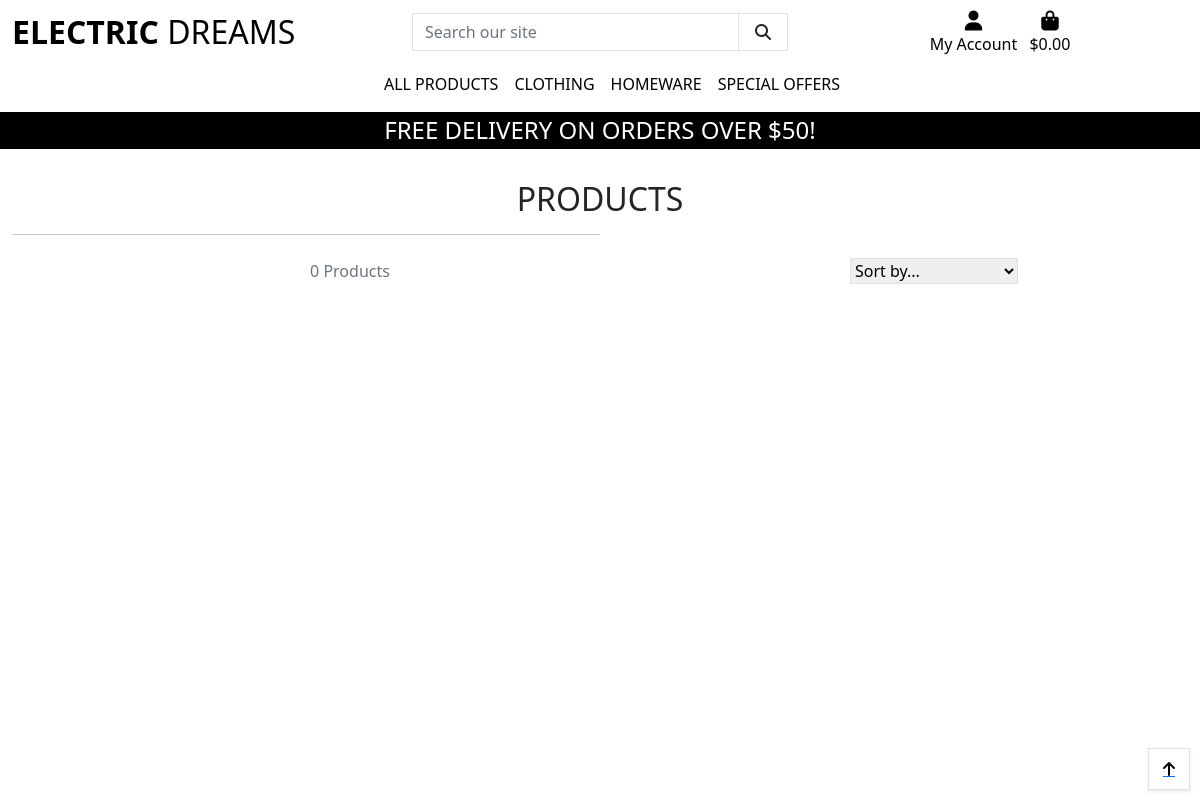
/products/?category=posters, run on an earlier commit of the app's database.
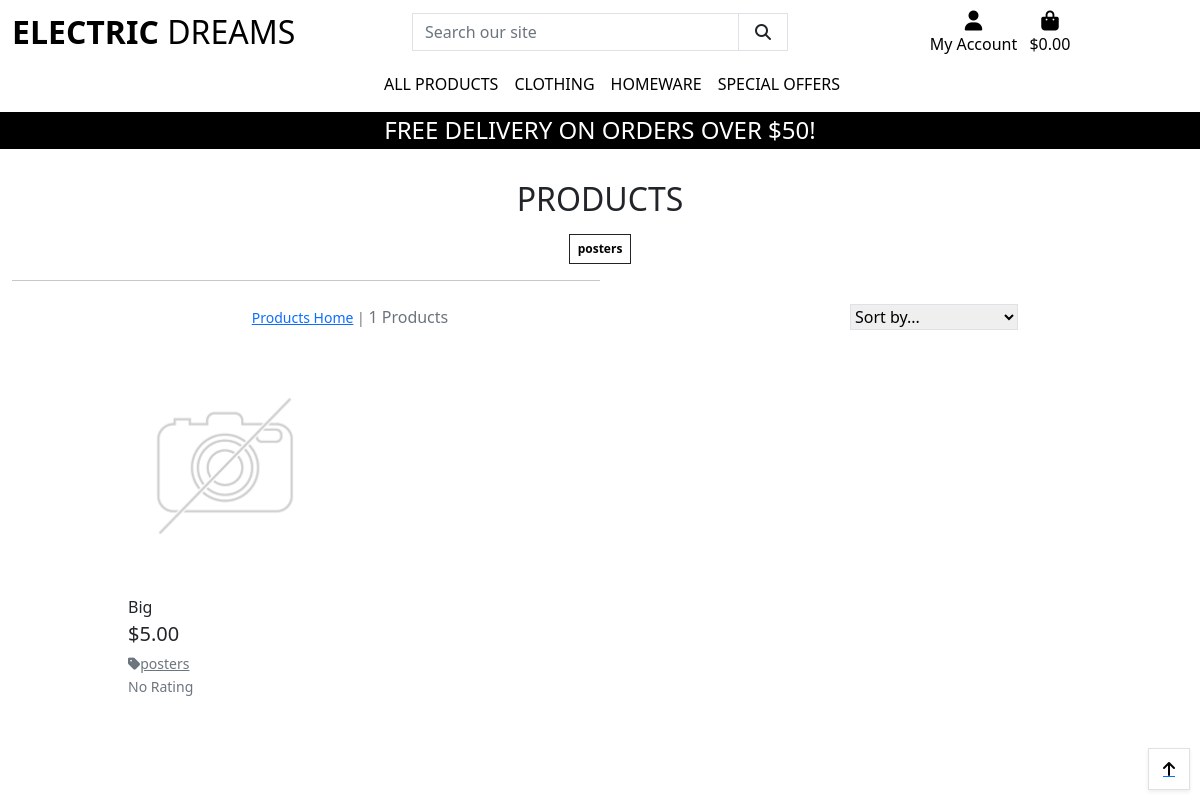
And on a later commit of the database.
### products/models.py (models this page shows, shortened)
class Category(models.Model):
    class Meta:
        verbose_name_plural = 'Categories'
    name = models.CharField(max_length=254)
    friendly_name = models.CharField(max_length=254, null=True, blank=True)

class Product(models.Model):
    category = models.ForeignKey('Category', null=True, blank=True, on_delete=models.SET_NULL)
    sku = models.CharField(max_length=254, null=True, blank=True)
    name = models.CharField(max_length=254)
    description = models.TextField()
    has_sizes = models.BooleanField(default=False, null=True, blank=True)
    price = models.DecimalField(max_digits=6, decimal_places=2)
    rating = models.DecimalField(max_digits=6, decimal_places=2, null=True, blank=True)
    image_url = models.URLField(max_length=1024, null=True, blank=True)
    image = models.ImageField(null=True, blank=True)

### products/views.py (the view, shortened to what this page needs)
# urls.py: path('', views.all_products, name='products')
def all_products(request):
    products = Product.objects.all()
    query = None
    categories = None
    sort = None
    direction = None
    if request.GET:
        if 'category' in request.GET:
            categories = request.GET['category'].split(',')
            products = products.filter(category__name__in=categories)
            categories = Category.objects.filter(name__in=categories)
    current_sorting = f'{sort}_{direction}'
    context = {
        'products': products,
        'search_term': query,
        'current_categories': categories,
        'current_sorting': current_sorting,
    }
    return render(request, 'products/products.html', context)

### bag/contexts.py (called while the page is built, shortened)
def bag_contents(request):
    bag_items = []
    total = 0
    product_count = 0
    bag = request.session.get('bag', {})
    if total < settings.FREE_DELIVERY_THRESHOLD:
        delivery = total * Decimal(settings.STANDARD_DELIVERY_PERCENTAGE / 100)
        free_delivery_delta = settings.FREE_DELIVERY_THRESHOLD - total
    else:
        delivery = 0
        free_delivery_delta = 0
    grand_total = delivery + total
    context = {
        'bag_items': bag_items,
        'total': total,
        'product_count': product_count,
        'delivery': delivery,
        'free_delivery_delta': free_delivery_delta,
        'free_delivery_threshold': settings.FREE_DELIVERY_THRESHOLD,
        'grand_total': grand_total,
    }
    return context

### products/templates/products/products.html (shortened to what the changed rows need)
{% extends "base.html" %}
{% load static %}
{% block content %}
    <div class="container-fluid">
        <div class="row">
            <div class="col text-center mt-3">
                <h2 class="logo-font">Products</h2>
                {% for c in current_categories %}
                    <a class="category-badge text-decoration-none" href="{% url 'products' %}?category={{ c.name }}">
                        <span class="p-2 mt-2 badge badge-white text-black rounded-0 border border-dark">{{ c.friendly_name }}</span>
                    </a>
                {% endfor %}
            </div>
        </div>
        <div class="row">
            <div class="product-container col-10 offset-1">
                <div class="row mt-1 mb-2">
                    <div class="col-12 col-md-6 order-md-first">
                        <p class="text-muted mt-3 text-center text-md-left">
                            {% if search_term or current_categories or current_sorting != 'None_None' %}
                                <span class="small"><a href="{% url 'products' %}">Products Home</a> | </span>
                            {% endif %}
                            {{ products|length }} Products{% if search_term %} found for <strong>"{{ search_term }}"</strong>{% endif %}
                        </p>
                    </div>
                </div>
                <div class="row">
                    {% for product in products %}
                        <div class="col-sm-6 col-md-6 col-lg-4 col-xl-3">
                            <div class="card h-100 border-0">
                                {% if product.image %}
                                <a href="{% url 'product_detail' product.id %}">
                                    <img class="card-img-top img-fluid" src="{{ product.image.url }}" alt="{{ product.name }}">
                                </a>
                                {% else %}
                                <a href="{% url 'product_detail' product.id %}">
                                    <img class="card-img-top img-fluid" src="{{ MEDIA_URL }}noimage.png" alt="{{ product.name }}">
                                </a>
                                {% endif %}
                                <div class="card-body pb-0">
                                    <p class="mb-0">{{ product.name }}</p>
                                </div>
                                <div class="card-footer bg-white pt-0 border-0 text-left">
                                    <div class="row">
                                        <div class="col">
                                            <p class="lead mb-0 text-left font-weight-bold">${{ product.price }}</p>
                                            {% if product.category %}
                                            <p class="small mt-1 mb-0">
                                                <a class="text-muted" href="{% url 'products' %}?category={{ product.category.name }}">
                                                    <i class="fas fa-tag mr-1"></i>{{ product.category.friendly_name }}
                                                </a>
                                            </p>
                                            {% endif %}
                                            {% if product.rating %}
                                                <small class="text-muted"><i class="fas fa-star mr-1"></i>{{ product.rating }} / 5</small>
                                            {% else %}
                                                <small class="text-muted">No Rating</small>
                                            {% endif %}
                                        </div>
                                    </div>
                                </div>
                            </div>
                        </div>
                    {% endfor %}
                </div>
            </div>
        </div>
    </div>
{% endblock %}

What changed in the data, as far as the page shows it:
added Category: friendly_name "posters"
added Product: name "Big", price "5.00", category.friendly_name "posters", shows "No Rating"
Also different on the page:
{{ products|length }}: "0" → "1"
text now shown: "Products Home |"
